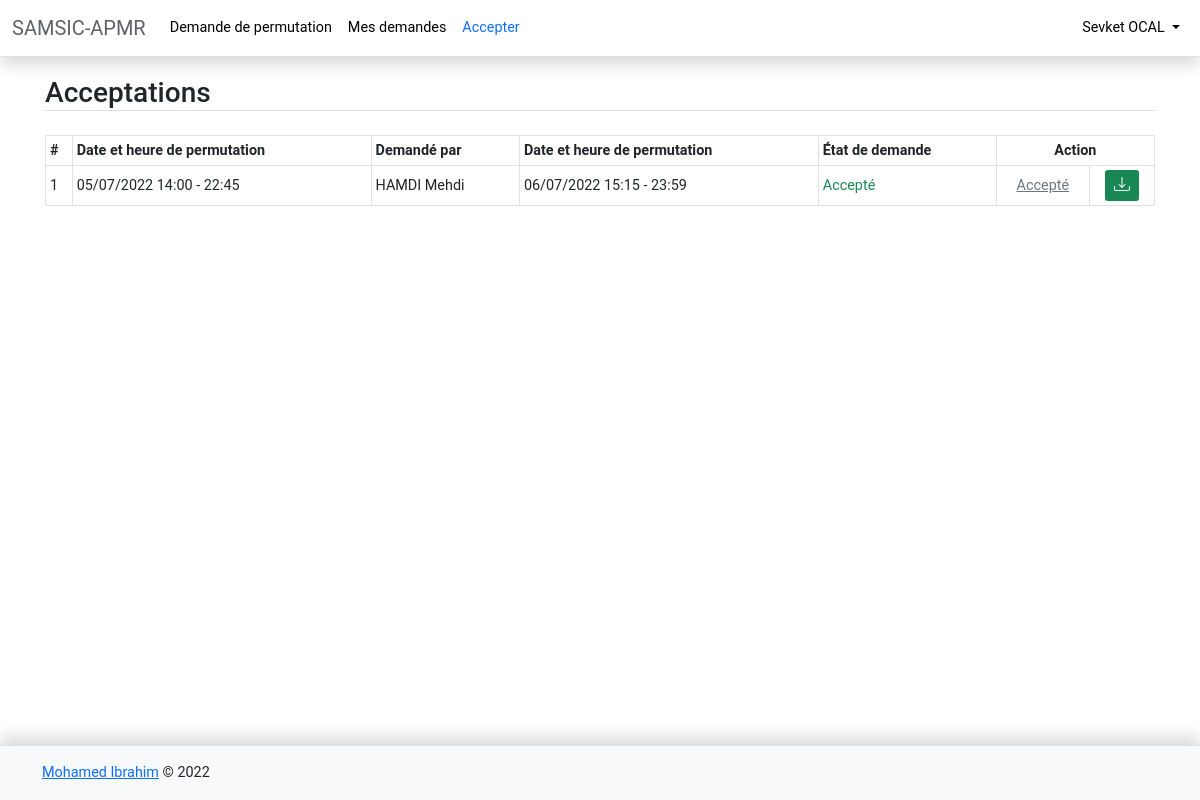
/acceptation/ (signed in), run on the app's committed database.
### myapp/models.py (models this page shows)
class Permutation(models.Model):
    permut_start_datetime = models.DateTimeField(auto_now=False, auto_now_add=False, null=True, blank=True,verbose_name=('permut_start_datetime'))
    permut_end_time = models.TimeField(auto_now=False, auto_now_add=False, null=True, blank=True,verbose_name=('permut_end_time'))
    permut_demandant = models.ForeignKey(User, on_delete=models.CASCADE, null=True, related_name='permut_demandant_related', verbose_name=('permut_demandant'))
    permut_acceptant_start_datetime = models.DateTimeField(auto_now=False, auto_now_add=False, null=True, blank=True,verbose_name=('permut_accept_start_datetime'))
    permut_acceptant_end_time = models.TimeField(auto_now=False, auto_now_add=False, null=True, blank=True,verbose_name=('permut_accept_end_time'))
    permut_acceptant = models.ForeignKey(User, on_delete=models.CASCADE,null=True, related_name='permut_acceptant_related', verbose_name=('permutant'))
    permut_created_at = models.DateTimeField(auto_now_add=True, verbose_name=('permut_created_at'))
    permut_updated_at = models.DateTimeField(auto_now=True, verbose_name=('permut_updated_at'))
    permut_unique_ref = models.CharField(max_length=255,unique=True,default=random_unique_string,verbose_name=('permut_unique_ref'))
    permut_num_ref = models.CharField(null=True,max_length=255,unique=True,default =random_unique_number,verbose_name=('permut_number_ref'))
    permut_motif = models.CharField(max_length=255,blank=True, null=True, verbose_name=('permut_motif'))
    permut_accepted=models.BooleanField(default=False, verbose_name=('permut_accepted'))
    class Meta:
        db_table = "permutation"
        verbose_name = "permutation"
        verbose_name_plural = "permutations"
    """def __str__(self):
        return '%s %s' % (self.myuser_first_name,self.myuser_first_name)"""

### myapp/views.py (the view)
# urls.py: path('acceptation/', views.acceptation,name='acceptation'),
@login_required(redirect_field_name=None)
def acceptation(request):
    context={}
    context={
        'active_page':'acceptation',
        'demandes':Permutation.objects.filter(permut_acceptant_id=request.user)
    }
    return render(request, 'permutation/acceptation.html',context)

### templates/permutation/acceptation.html (shortened to what this page needs)
{% extends 'permutation/base.html' %}
{% block header %}Acceptations{% endblock %}
{% block content %}
<div class="my-4">
        {% if demandes %}
        <div class="table-responsive">
        <table class="table table-sm table-bordered">
            <thead>
              <tr class="align-middle">
                <th scope="col">#</th>
                <th scope="col">Date et heure de permutation</th>
                <th scope="col">Demandé par</th>
                <th scope="col">Date et heure de permutation</th>
                <th scope="col">État de demande</th>
                <th scope="col"colspan="2" class="text-center">Action</th>
              </tr>
            </thead>
            <tbody>
                {% for demande in demandes %}
                <tr class="align-middle"><td>{{forloop.counter}}</td>
                    <td>{{demande.permut_start_datetime|date:"d/m/Y H:i"}} - {{demande.permut_end_time|date:"H:i"}}</td>
                    <td>{{demande.permut_demandant.last_name}} {{demande.permut_demandant.first_name}}</td>
                    <td>{{demande.permut_acceptant_start_datetime|date:"d/m/Y H:i"}} - {{demande.permut_acceptant_end_time|date:"H:i"}}</td>
                    <td>{% if demande.permut_accepted %}
                      <span class="text-success">Accepté</span>
                      {% else %}
                      <span class="text-danger">Non accepté</span>
                      {% endif %}
                    </td>
                    <td class="text-center">{% if not demande.permut_accepted %}<a href="{% url 'update-permutation-accept' demande.permut_unique_ref %}" class="link-primary p-0">Accepter</a>{% else %}<a href="#" class="link-secondary p-0 pe-none">Accepté</a>{% endif %}</td>
                    <td class="text-center">{% if demande.permut_accepted %}<a target="_blank" href="{% url 'pdf-view' demande.permut_unique_ref %}" class="btn btn-sm btn-success">
                        </a>{% endif %}</td>
                </tr>
                {% endfor %}
            </tbody>
          </table>
        {% else %}
        <p>Pas de demande</p>
        {% endif %}
        {% endblock %}</div></div>

### templates/permutation/base.html (shortened to what this page needs)
{% load static %}
<!doctype html>
<html lang="en" class="h-100">
  <head>
<link href="{% static 'assets/dist/css/bootstrap.min.css' %}" rel="stylesheet">
    <link href="{% static 'sticky-footer-navbar.css' %}" rel="stylesheet">
  </head>
  <body class="d-flex flex-column h-100">
<header>
  <nav class="navbar navbar-expand-md navbar-light fixed-top bg-white border-bottom shadow py-2 mb-5 bg-body">
    <div class="container-fluid">
      <a class="navbar-brand" href="/">SAMSIC-APMR</a>
      <div class="collapse navbar-collapse justify-content-between" id="navbarCollapse">
        <ul class="navbar-nav me-auto mb-2 mb-md-0">
          <li class="nav-item">
            <a class="nav-link {% if active_page == 'home-page' %}text-primary{% endif %}" aria-current="page" href="{% url 'home-page' %}">Demande de permutation</a>
          </li>
          <li class="nav-item">
            <a class="nav-link {% if active_page == 'mes_demandes' %}text-primary{% endif %}" aria-current="page" href="{% url 'mes_demandes' %}">Mes demandes</a>
          </li>
          <li class="nav-item">
            <a class="nav-link {% if active_page == 'acceptation' %}text-primary{% endif %}" aria-current="page" href="{% url 'acceptation' %}">Accepter</a>
          </li>
        </ul>
		<div class="dropdown dropdown-menu-end">
      <ul class="navbar-nav me-auto mb-2 mb-md-0">
		  <li class="nav-item dropdown">
                <a class="nav-link dropdown-toggle" href="#" id="navbarDropdown" role="button" data-bs-toggle="dropdown" aria-expanded="false">
                    {{user.first_name}} {{user.last_name}}
                </a>
            </li>
        </ul>
	  </div>
    </div>
  </nav>
</header>
<main class="flex-shrink-0">
  <div class="container">
    <h3 class="bd-title mb-3 mt-3 border-bottom" id="content">{% block header %}{% endblock %}</h3>
   {% block content %}{% endblock %}
  </div>
</main>
<footer class="footer mt-auto py-3 bg-light border-top" style="box-shadow:0 -0.5rem 1rem rgb(0 0 0 / 15%) !important;">
  <div class="container">
    <a class="text-primary" href="#">Mohamed Ibrahim</a> &copy; 2022
  </div>
</footer>
  </body>
</html>

### static/sticky-footer-navbar.css (style rules this page uses)
main > .container { padding: 60px 15px 0; }

### templates/permutation/base.html (style rules this page uses)
.bi { vertical-align: -.125em; fill: currentColor; }

### data on the page
Permutation: permut_start_datetime "05/07/2022 14:00", permut_end_time "22:45", permut_demandant.last_name "HAMDI", permut_demandant.first_name "Mehdi", permut_acceptant_start_datetime "06/07/2022 15:15", permut_acceptant_end_time "23:59", permut_accepted "Accepté"

### other printed values
{{ user.first_name }} "Sevket"
{{ user.last_name }} "OCAL"
